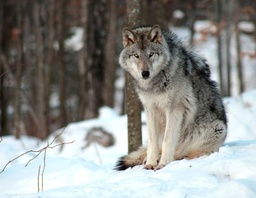
#> input picture lab1/src/img.jpg, 256 x 198 px, shrunk from 1000 x 773 before the run
$ python main.py
#> lines starting #> are read from the running program, lines starting #| are printed output that depends on the picture

import cv2 as cv
from matplotlib import pyplot as plt
import numpy as np
import time
import os

def gaussian_filter(img, K_size=3, sigma=1.3):

    H, W, C = img.shape

    ## Zero padding
    pad = K_size // 2
    out = np.zeros((H + pad * 2, W + pad * 2, C), dtype=float)
    out[pad: pad + H, pad: pad + W] = img.copy().astype(float)

    ## prepare Kernel
    K = np.zeros((K_size, K_size), dtype=float)
    for x in range(-pad, -pad + K_size):
        for y in range(-pad, -pad + K_size):
            K[y + pad, x + pad] = np.exp( -(x ** 2 + y ** 2) / (2 * (sigma ** 2)))
    K /= (2 * np.pi * sigma * sigma)
    K /= K.sum()
    tmp = out.copy()

    # filtering
    for y in range(H):
        for x in range(W):
            for c in range(C):
                out[pad + y, pad + x, c] = np.sum(K * tmp[y: y + K_size, x: x + K_size, c])

    out = np.clip(out, 0, 255)
    out = out[pad: pad + H, pad: pad + W].astype(np.uint8)
    return out

if __name__ == '__main__':
    img = cv.imread('img.jpg')
#> img is the input picture: shape (198, 256, 3); mean B, G, R 137.6, 141.1, 140.4
    coreSizes = (3, 5, 7, 9, 11, 13, 23, 47, 79, 99)
    results = np.zeros((3, len(coreSizes)))

    for i in range(len(coreSizes)):
        t0 = time.process_time()
        img_1 = cv.GaussianBlur(img, (coreSizes[i], coreSizes[i]), 1.3)
        t1 = time.process_time() - t0
        results[0][i] = t1

        img_2 = gaussian_filter(img, coreSizes[i], 1.3)
        t2 = time.process_time() - t1
        results[1][i] = t2

        os.system(f"3/main img.jpg {coreSizes[i]}")
        t3 = time.process_time() - t2
        results[2][i] = t3

        cv.imwrite(f"results/res1_{i}.png", img_1)
        cv.imwrite(f"results/res2_{i}.png", img_2)
#> this loop made 10 passes
#> pass 1, `img_1 = cv.GaussianBlur(img, (coreSizes[i], coreSizes[i]), 1.3)`:
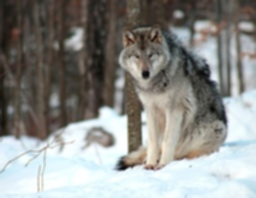
#> img_1: shape (198, 256, 3); mean B, G, R 137.6, 141.1, 140.4
#> pass 1, in gaussian_filter, `tmp = out.copy()`:
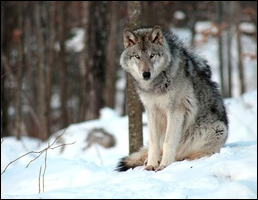
#> tmp: shape (200, 258, 3) float64; mean of channels 0, 1, 2 135.1, 138.6, 137.9; drawn as B, G, R
#> pass 1, in gaussian_filter, `out = np.clip(out, 0, 255)`:
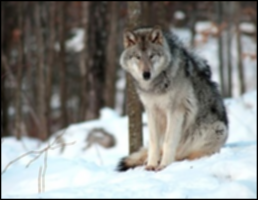
#> out: shape (200, 258, 3) float64; mean of channels 0, 1, 2 134.4, 137.8, 137.2; drawn as B, G, R


    fig, axs = plt.subplots(nrows= 3 , ncols= 1 )
    fig.suptitle('Зависимость производительности от размера ядра')
    axs[2].set_xlabel("Размер ядра")
    axs[0].set_ylabel("Время(с)")
    axs[1].set_ylabel("Время(с)")
    axs[2].set_ylabel("Время(с)")
    axs[0].plot(coreSizes, results[0], 'r',  label='python+opencv')
    axs[1].plot(coreSizes, results[1], 'g', label='python native')
    axs[2].plot(coreSizes, results[2], 'b', label='C++')
    fig.legend()
    plt.show()
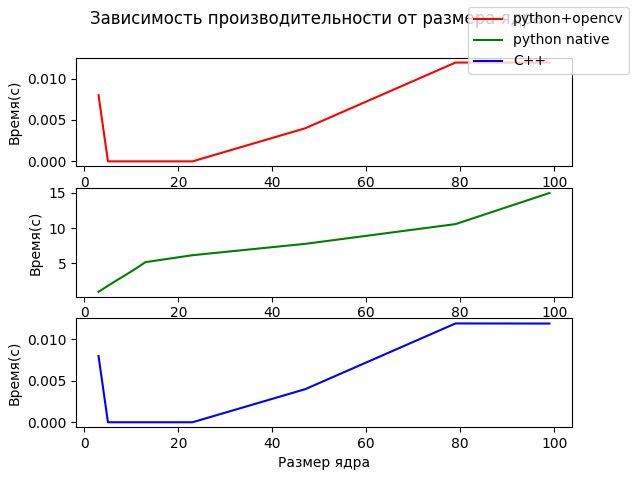
#> figure drawn by matplotlib, 3 panels; panel 1: curve peaks at x = 79, y = 0.0119; panel 2: curve peaks at x = 99, y = 15; panel 3: curve peaks at x = 79, y = 0.0119

    file = open("results.txt", "w")
    for i in range(3):
        file.write(f"{i} method: \n")
        for el in results[i]:
            file.write('\t'+str(el)+'\n')

    cv.waitKey(0)
    cv.destroyAllWindows()
